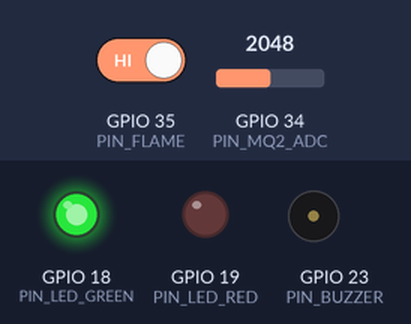
A sketch run on a simulated ESP32. On the bench: output pins drawn as LEDs (lit = HIGH), buzzer (waves = sounding, pin HIGH). Dashed ring = blinking. The test bench sets the inputs (shaded band); at power-on: GPIO 34 (PIN_MQ2_ADC) = 2048, GPIO 35 (PIN_FLAME) HIGH (analog values on the 0–4095 scale). WiFi joins after 1.5 s; servers stay silent unless stated; uploads are accepted with an empty reply; what the sketch prints to the serial monitor is not drawn.

Above: at 2.8 s.
2.9 s: GPIO 34 (PIN_MQ2_ADC) set to 1691
At 3.32 s:
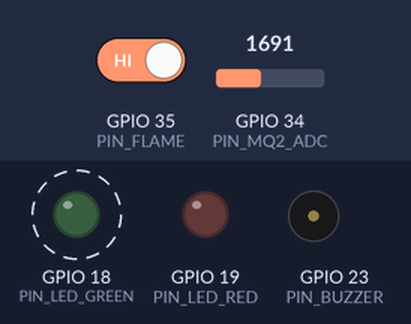
5.9 s: GPIO 34 (PIN_MQ2_ADC) set to 1603
14.9 s: GPIO 35 (PIN_FLAME) driven HIGH
16.6 s: GPIO 34 (PIN_MQ2_ADC) set to 1725
18.1 s: GPIO 34 (PIN_MQ2_ADC) set to 1860
At 18.6 s:
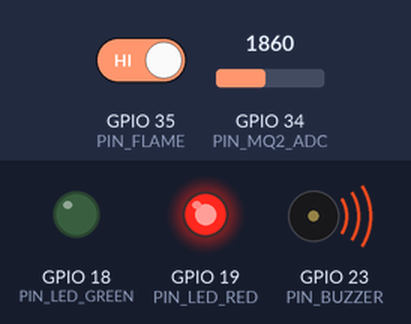
Timing chart, 0 to 20.6 s (numbered marks = the images above; inputs shaded):
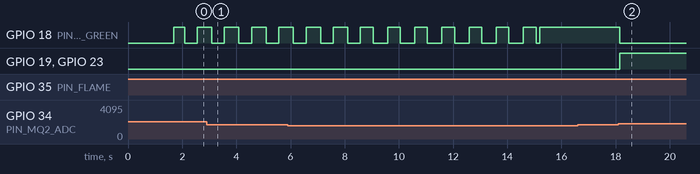

The sketch:

aeris_esp32_wifi_val.ino
```cpp
/*
  =============================================================================
  AERIS · ESP32 Gas Leakage Detection & Monitoring System
  Dual-Mode Wi-Fi: SoftAP Hotspot + Router/Mobile Hotspot + Live Vercel Sync
  =============================================================================

  WI-FI CONNECTION CREDENTIALS:
  -----------------------------------------------------------------------------
  1. ESP32 Built-in Wi-Fi Hotspot (No Router Needed):
     - Wi-Fi SSID (Name) : ESP32_GAS_ALERT
     - Wi-Fi Password    : 12345678
     - Web Dashboard URL : http://192.168.4.1
     (Connect your phone or laptop to "ESP32_GAS_ALERT", open http://192.168.4.1)

  2. Router or Mobile Phone Hotspot (For Vercel Cloud Sync):
     - Turn on your phone's personal hotspot with:
       SSID: ESP32_HOTSPOT
       Password: password123
       Band: 2.4 GHz
     - Or edit the STA_SSID and STA_PASS lines below with your own Wi-Fi!

  3. Vercel Cloud Dashboard:
     - https://gasdetection.vercel.app/
  =============================================================================
*/

#include <WiFi.h>
#include <WebServer.h>
#include <WiFiClientSecure.h>
#include <HTTPClient.h>

// -----------------------------------------------------------------------------
// 1. Wi-Fi Configuration
// -----------------------------------------------------------------------------
// Option A: Your Phone Hotspot or Home Router Wi-Fi
// (Turn on your phone hotspot with these credentials, or change to yours)
const char* STA_SSID = "ESP32_HOTSPOT";
const char* STA_PASS = "password123";

// Option B: ESP32 Built-in Wi-Fi Access Point (Always broadcasts!)
const char* AP_SSID  = "ESP32_GAS_ALERT";
const char* AP_PASS  = "12345678";

// Live Vercel Telemetry Ingestion Endpoint
const char* VERCEL_API_URL = "https://gasdetection.vercel.app/api/telemetry";
const char* DEVICE_ID      = "AERIS-01";

// -----------------------------------------------------------------------------
// 2. Hardware Pin Definitions
// -----------------------------------------------------------------------------
#define PIN_MQ2_ADC   34   // Analog AO pin from MQ-2 Sensor (0 - 4095)
#define PIN_FLAME     35   // Flame Sensor digital output (LOW = Flame Detected)
#define PIN_LED_GREEN 18   // Safe State Green LED
#define PIN_LED_RED   19   // Hazard State Red LED
#define PIN_BUZZER    23   // Piezo Buzzer

// Safety Thresholds
const int GAS_THRESHOLD_HIGH = 1800; // Trip ADC value
const int GAS_THRESHOLD_LOW  = 1650; // Hysteresis clear ADC value
const unsigned long WARMUP_MS = 15000; // 15-second sensor warmup stabilization

// -----------------------------------------------------------------------------
// 3. Global State
// -----------------------------------------------------------------------------
WebServer server(80);
unsigned long systemStartTime = 0;
unsigned long lastVercelPost = 0;
int currentGasVal = 0;
float currentPinVolts = 0.0;
bool isAlarmActive = false;
bool isFlameDetected = false;
bool isStationConnected = false;

// Sample & Average 15 ADC readings
int readGasVal() {
  long total = 0;
  for (int i = 0; i < 15; i++) {
    total += analogRead(PIN_MQ2_ADC);
    delay(3);
  }
  return (int)(total / 15);
}

// -----------------------------------------------------------------------------
// 4. Web Server Handlers
// -----------------------------------------------------------------------------
// Returns live reading in JSON format
void handleApi() {
  unsigned long now = millis();
  bool isReady = (now - systemStartTime) >= WARMUP_MS;

  String json = "{";
  json += "\"val\":" + String(currentGasVal) + ",";
  json += "\"adc\":" + String(currentGasVal) + ",";
  json += "\"pinVoltage\":" + String(currentPinVolts, 2) + ",";
  json += "\"sensorVoltage\":" + String(currentPinVolts / 0.625, 2) + ",";
  json += "\"flame\":" + String(isFlameDetected ? "true" : "false") + ",";
  json += "\"threshold\":" + String(GAS_THRESHOLD_HIGH) + ",";
  json += "\"alarm\":" + String(isAlarmActive ? "true" : "false") + ",";
  json += "\"ready\":" + String(isReady ? "true" : "false") + ",";
  json += "\"green_led\":" + String((isReady && !isAlarmActive) ? "true" : "false") + ",";
  json += "\"red_led\":" + String(isAlarmActive ? "true" : "false") + ",";
  json += "\"buzzer\":" + String(isAlarmActive ? "true" : "false") + ",";
  json += "\"wifi_mode\":\"" + String(isStationConnected ? "STA+AP" : "AP_ONLY") + "\",";
  json += "\"uptimeMs\":" + String(now);
  json += "}";

  server.sendHeader("Access-Control-Allow-Origin", "*");
  server.sendHeader("Access-Control-Allow-Methods", "GET, OPTIONS");
  server.sendHeader("Access-Control-Allow-Headers", "Content-Type");
  server.sendHeader("Cache-Control", "no-cache, no-store, must-revalidate");
  server.send(200, "application/json", json);
}

// Returns raw plain-text val (e.g. "842")
void handleRawVal() {
  server.sendHeader("Access-Control-Allow-Origin", "*");
  server.send(200, "text/plain", String(currentGasVal));
}

// Serves self-contained live mobile/desktop dashboard at http://192.168.4.1
void handleRoot() {
  String html = "<!DOCTYPE html><html><head><meta charset='utf-8'>"
    "<meta name='viewport' content='width=device-width,initial-scale=1'>"
    "<title>ESP32 Gas Monitor · Live Val</title>"
    "<style>"
    "body{font-family:-apple-system,system-ui,sans-serif;background:#0F1215;color:#FFF;margin:0;padding:16px;text-align:center;}"
    ".card{max-width:440px;margin:16px auto;background:#1A1F26;border:1px solid #2C3540;border-radius:24px;padding:24px;box-shadow:0 12px 32px rgba(0,0,0,0.5);}"
    "h1{font-size:13px;text-transform:uppercase;letter-spacing:2.5px;color:#8C9BAE;margin:0 0 16px;}"
    ".val-box{background:#12161C;border-radius:20px;padding:24px 16px;margin:16px 0;border:1px solid #232A34;}"
    ".val{font-size:64px;font-weight:900;font-family:monospace;color:#4EBE82;letter-spacing:-2px;margin:8px 0;}"
    ".unit{font-size:11px;font-weight:700;letter-spacing:1.5px;color:#8C9BAE;text-transform:uppercase;}"
    ".badge{display:inline-block;padding:7px 20px;border-radius:50px;font-size:12px;font-weight:800;letter-spacing:1px;text-transform:uppercase;}"
    ".safe{background:rgba(78,190,130,0.15);color:#4EBE82;border:1px solid #4EBE82;}"
    ".alarm{background:rgba(235,77,75,0.2);color:#EB4D4B;border:1px solid #EB4D4B;animation:pulse 0.9s infinite;}"
    "@keyframes pulse{0%{opacity:1}50%{opacity:0.4}100%{opacity:1}}"
    ".grid{display:grid;grid-template-cols:1fr 1fr;gap:10px;margin-top:16px;font-size:12px;}"
    ".metric{background:#12161C;padding:12px;border-radius:12px;border:1px solid #232A34;text-align:left;}"
    ".metric span{display:block;font-size:10px;color:#8C9BAE;text-transform:uppercase;font-weight:700;margin-bottom:4px;}"
    ".metric strong{font-size:14px;color:#FFF;}"
    ".btn{display:block;background:#4EBE82;color:#0F1215;font-weight:800;text-decoration:none;padding:14px;border-radius:14px;margin-top:18px;font-size:13px;}"
    "</style></head><body>"
    "<div class='card'>"
    "<h1>ESP32 Gas Leakage Monitor</h1>"
    "<div id='badge' class='badge safe'>MONITORING ACTIVE</div>"
    "<div class='val-box'>"
    "<div class='unit'>Current Gas Reading (val)</div>"
    "<div id='val' class='val'>---</div>"
    "<div class='unit'>ADC (0 - 4095) · Trip Threshold: 1800</div>"
    "</div>"
    "<div class='grid'>"
    "<div class='metric'><span>Flame Sensor</span><strong id='flame'>SAFE</strong></div>"
    "<div class='metric'><span>Hardware Buzzer</span><strong id='buzzer'>OFF</strong></div>"
    "<div class='metric'><span>Sensor Pin Voltage</span><strong id='volts'>0.00 V</strong></div>"
    "<div class='metric'><span>Wi-Fi Network</span><strong id='wifi'>ESP32_GAS_ALERT</strong></div>"
    "</div>"
    "<a href='https://gasdetection.vercel.app' target='_blank' class='btn'>Open Vercel Cloud Web</a>"
    "</div>"
    "<script>"
    "async function update(){"
    "  try{"
    "    const res = await fetch('/api?_=' + Date.now());"
    "    const d = await res.json();"
    "    document.getElementById('val').innerText = d.val || d.adc;"
    "    document.getElementById('volts').innerText = d.pinVoltage + ' V';"
    "    document.getElementById('flame').innerText = d.flame ? '🔥 DETECTED' : 'SAFE';"
    "    document.getElementById('buzzer').innerText = d.alarm ? 'ACTIVE 🚨' : 'OFF';"
    "    const b = document.getElementById('badge');"
    "    const v = document.getElementById('val');"
    "    if(d.alarm){"
    "      b.className='badge alarm'; b.innerText='🚨 GAS LEAK DETECTED';"
    "      v.style.color='#EB4D4B';"
    "    } else {"
    "      b.className='badge safe'; b.innerText='NORMAL & SAFE';"
    "      v.style.color='#4EBE82';"
    "    }"
    "  }catch(e){}"
    "}"
    "setInterval(update, 800);"
    "update();"
    "</script>"
    "</body></html>";

  server.send(200, "text/html", html);
}

// -----------------------------------------------------------------------------
// 5. Cloud Telemetry Sender (Vercel HTTPS POST)
// -----------------------------------------------------------------------------
void postToVercel(bool isReady) {
  if (WiFi.status() != WL_CONNECTED) return;

  WiFiClientSecure client;
  client.setInsecure(); // Secure TLS to Vercel without root CA hurdles
  client.setTimeout(2500);

  HTTPClient http;
  if (http.begin(client, VERCEL_API_URL)) {
    http.addHeader("Content-Type", "application/json");

    String json = "{";
    json += "\"deviceId\":\"" + String(DEVICE_ID) + "\",";
    json += "\"adc\":" + String(currentGasVal) + ",";
    json += "\"val\":" + String(currentGasVal) + ",";
    json += "\"pinVoltage\":" + String(currentPinVolts, 2) + ",";
    json += "\"threshold\":" + String(GAS_THRESHOLD_HIGH) + ",";
    json += "\"flame\":" + String(isFlameDetected ? "true" : "false") + ",";
    json += "\"alarm\":" + String(isAlarmActive ? "true" : "false") + ",";
    json += "\"ready\":" + String(isReady ? "true" : "false");
    json += "}";

    int code = http.POST(json);
    if (code > 0) {
      Serial.printf("[VERCEL] Telemetry Sent! HTTP %d | val: %d\n", code, currentGasVal);
    } else {
      Serial.printf("[VERCEL] POST failed: %s\n", http.errorToString(code).c_str());
    }
    http.end();
  }
}

// -----------------------------------------------------------------------------
// 6. Setup
// -----------------------------------------------------------------------------
void setup() {
  Serial.begin(115200);
  delay(100);
  systemStartTime = millis();

  // Initialize GPIOs
  pinMode(PIN_MQ2_ADC, INPUT);
  pinMode(PIN_FLAME, INPUT);
  pinMode(PIN_LED_GREEN, OUTPUT);
  pinMode(PIN_LED_RED, OUTPUT);
  pinMode(PIN_BUZZER, OUTPUT);

  digitalWrite(PIN_LED_GREEN, LOW);
  digitalWrite(PIN_LED_RED, LOW);
  digitalWrite(PIN_BUZZER, LOW);

  analogReadResolution(12);
  analogSetPinAttenuation(PIN_MQ2_ADC, ADC_11db);

  Serial.println("\n========================================================");
  Serial.println("  AERIS · ESP32 Gas Leakage Detection System");
  Serial.println("========================================================");

  // Enable BOTH SoftAP and Station mode concurrently!
  WiFi.mode(WIFI_AP_STA);

  // 1. Start ESP32 built-in Wi-Fi Hotspot (Always works!)
  WiFi.softAP(AP_SSID, AP_PASS);
  Serial.println("[Wi-Fi AP] Broadcasting ESP32 Hotspot:");
  Serial.printf("           SSID     : %s\n", AP_SSID);
  Serial.printf("           Password : %s\n", AP_PASS);
  Serial.print("           Web URL  : http://");
  Serial.println(WiFi.softAPIP());

  // 2. Try connecting to phone hotspot / router Wi-Fi (station mode)
  Serial.printf("[Wi-Fi STA] Connecting to router/hotspot: %s...\n", STA_SSID);
  WiFi.begin(STA_SSID, STA_PASS);

  // Non-blocking 4-second probe (hardware monitoring will not hang!)
  unsigned long probeStart = millis();
  while (WiFi.status() != WL_CONNECTED && (millis() - probeStart < 4000)) {
    delay(250);
    Serial.print(".");
  }
  Serial.println();

  if (WiFi.status() == WL_CONNECTED) {
    isStationConnected = true;
    Serial.print("[Wi-Fi STA] Connected to hotspot! LAN IP: ");
    Serial.println(WiFi.localIP());
  } else {
    Serial.println("[Wi-Fi STA] Hotspot not connected. Continuing in AP Mode.");
    Serial.println("[Wi-Fi AP]  Connect your phone to 'ESP32_GAS_ALERT' (pass: 12345678)!");
  }

  // Start internal HTTP Web Server
  server.on("/", HTTP_GET, handleRoot);
  server.on("/api", HTTP_GET, handleApi);
  server.on("/val", HTTP_GET, handleRawVal);
  server.begin();
  Serial.println("[HTTP] Server ready on port 80!");
  Serial.println("========================================================\n");
}

// -----------------------------------------------------------------------------
// 7. Main Operational Loop
// -----------------------------------------------------------------------------
void loop() {
  server.handleClient();

  unsigned long now = millis();
  bool isReady = (now - systemStartTime) >= WARMUP_MS;

  // 1. Read Gas Sensor (val) & Flame Sensor
  currentGasVal = readGasVal();
  currentPinVolts = (currentGasVal / 4095.0) * 3.3;
  isFlameDetected = (digitalRead(PIN_FLAME) == LOW); // Active LOW

  // 2. Evaluate Alarm
  bool gasExceeded = (currentGasVal >= GAS_THRESHOLD_HIGH);
  if (currentGasVal < GAS_THRESHOLD_LOW && !isFlameDetected) {
    isAlarmActive = false;
  } else if (gasExceeded || isFlameDetected) {
    isAlarmActive = true;
  }

  // 3. Autonomous Local Hardware Actuators (Never blocked!)
  if (!isReady) {
    // Warmup: blink green LED slowly
    digitalWrite(PIN_LED_GREEN, (now / 500) % 2);
    digitalWrite(PIN_LED_RED, LOW);
    digitalWrite(PIN_BUZZER, LOW);
  } else if (isAlarmActive) {
    digitalWrite(PIN_LED_GREEN, LOW);
    digitalWrite(PIN_LED_RED, HIGH);
    digitalWrite(PIN_BUZZER, HIGH);
  } else {
    digitalWrite(PIN_LED_GREEN, HIGH);
    digitalWrite(PIN_LED_RED, LOW);
    digitalWrite(PIN_BUZZER, LOW);
  }

  // 4. Print live values (val) to Serial Monitor every 1 second
  static unsigned long lastSerialPrint = 0;
  if (now - lastSerialPrint >= 1000) {
    lastSerialPrint = now;
    Serial.printf("[GAS READING] val: %d | Voltage: %.2fV | Flame: %s | Status: %s\n",
                  currentGasVal,
                  currentPinVolts,
                  isFlameDetected ? "🔥 FLAME DETECTED" : "SAFE",
                  isAlarmActive ? "🚨 ALARM HIGH!" : "NORMAL");
  }

  // 5. Send telemetry to Vercel Cloud every 2 seconds
  if (now - lastVercelPost >= 2000) {
    lastVercelPost = now;
    if (WiFi.status() == WL_CONNECTED) {
      isStationConnected = true;
      postToVercel(isReady);
    } else {
      isStationConnected = false;
    }
  }

  delay(20);
}
```

Measured:
- the behaviour switches between 1799 and 1800 on GPIO 34 (PIN_MQ2_ADC) (found by bisection; images 1 and 2)
- after the input at 16.6 s, every drawn part: stays the same
- after the input at 18.1 s, GPIO 18 (PIN_LED_GREEN): HIGH → LOW after 0.05 s; GPIO 19 (PIN_LED_RED), GPIO 23 (PIN_BUZZER): LOW → HIGH after 0.05 s
- by itself, GPIO 18 (PIN_LED_GREEN): alternates HIGH for 0.47 s and LOW for 0.53 s
